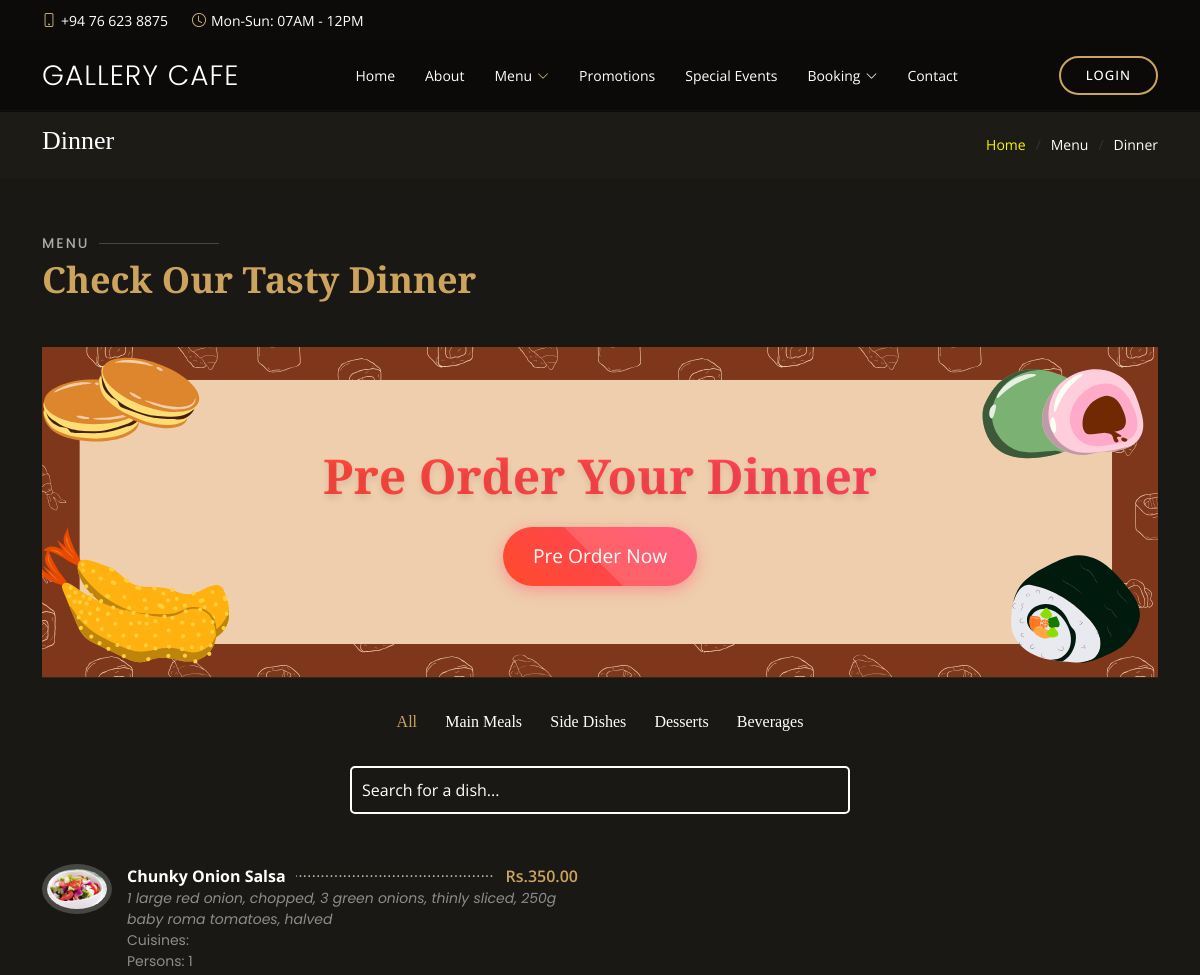
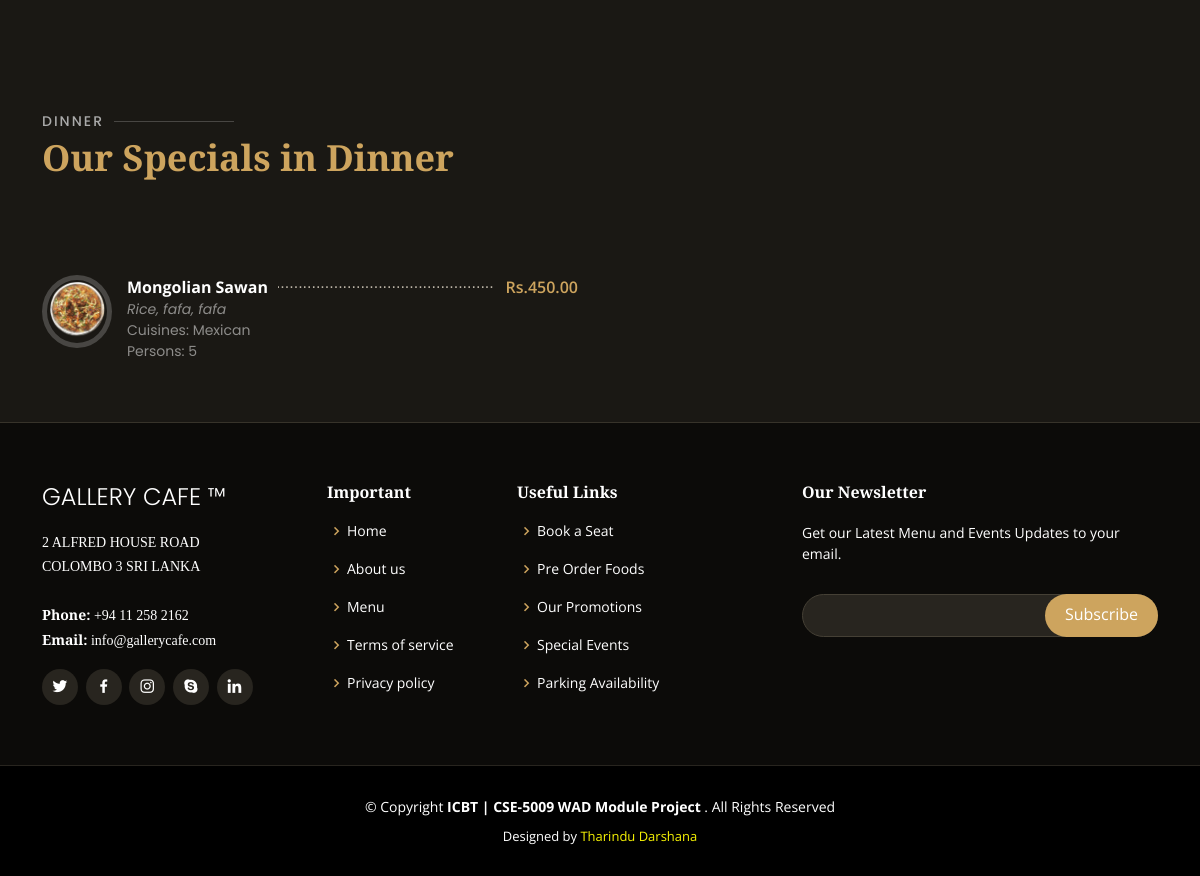
The page /pages/menu/dinner.php on the database its author committed (2 pictures, top to bottom).
### tables this page shows
CREATE TABLE `sidedishes` (
  `id` int(11) NOT NULL,
  `name` varchar(255) NOT NULL,
  `category` enum('Side-Dish') NOT NULL,
  `price` decimal(5,2) NOT NULL,
  `image_url` varchar(255) DEFAULT NULL,
  `description` text DEFAULT NULL,
  `ingredients` text DEFAULT NULL,
  `time` enum('Breakfast','Lunch','Tea Time','Dinner') NOT NULL,
  `persons` int(11) NOT NULL,
  `cuisines` text DEFAULT NULL
);

CREATE TABLE `specialmeals` (
  `id` int(11) NOT NULL,
  `name` varchar(255) NOT NULL,
  `category` enum('Special-Dish','Special-Beverage') NOT NULL,
  `price` decimal(5,2) NOT NULL,
  `image_url` varchar(255) DEFAULT NULL,
  `description` text DEFAULT NULL,
  `ingredients` text DEFAULT NULL,
  `time` enum('Breakfast','Lunch','Tea Time','Dinner') NOT NULL,
  `persons` int(11) NOT NULL,
  `cuisines` text DEFAULT NULL
);

### assets/database/menu/dinner-menu.php (called while the page is built, shortened)
<?php
include '../../assets/database/db-connection.php';
if ($conn) {
    $sql_menu = "SELECT * FROM MenuItems WHERE time = 'Dinner'";
    $result_menu = $conn->query($sql_menu);
    $sql_beverages = "SELECT * FROM Beverages WHERE time = 'Dinner'";
    $result_beverages = $conn->query($sql_beverages);
    $sql_desserts = "SELECT * FROM Desserts WHERE time = 'Dinner'";
    $result_desserts = $conn->query($sql_desserts);
    $sql_sidedishes = "SELECT * FROM Sidedishes WHERE time = 'Dinner'";
    $result_sidedishes = $conn->query($sql_sidedishes);
    $sql_specialmeals = "SELECT * FROM SpecialMeals WHERE time = 'Dinner'";
    $result_specialmeals = $conn->query($sql_specialmeals);
    $menu_items = array();
    $special_items = array();
    if ($result_sidedishes) {
        while ($row = $result_sidedishes->fetch_assoc()) {
            $menu_items[] = $row;
        }
    } else {
        echo "Error fetching Side Dishes: " . $conn->error;
    }
    if ($result_specialmeals) {
        while ($row = $result_specialmeals->fetch_assoc()) {
            $special_items[] = $row;
        }
    } else {
        echo "Error fetching Special Meals: " . $conn->error;
    }
} else {
    echo "Failed to connect to MySQL: " . $conn->connect_error;
}
return $menu_items;
return $special_items;
?>

### pages/menu/dinner.php (the view, shortened to what this page needs)
<?php
$menu_items = include '../../assets/database/menu/dinner-menu.php';
?>
<!DOCTYPE html>
<html lang="en">
<head>
    <link href="https://cdnjs.cloudflare.com/ajax/libs/animate.css/4.0.0/animate.compat.css" rel="stylesheet" />
    <link href="https://unpkg.com/aos@2.3.1/dist/aos.css" rel="stylesheet" />
    <link href="https://cdn.jsdelivr.net/npm/bootstrap@5.3.3/dist/css/bootstrap.min.css" rel="stylesheet" />
    <link href="https://cdn.jsdelivr.net/npm/bootstrap-icons@1.11.3/font/bootstrap-icons.min.css" rel="stylesheet" />
    <link href="https://unpkg.com/boxicons@2.1.4/css/boxicons.min.css" rel="stylesheet" />
    <link href="https://cdn.jsdelivr.net/npm/glightbox/dist/css/glightbox.min.css" rel="stylesheet" />
    <link href="https://cdn.jsdelivr.net/npm/swiper@11/swiper-bundle.min.css" rel="stylesheet" />
    <link href="../../assets/css/style.css" rel="stylesheet" />
</head>
<body>
    <div id="topbar" class="d-flex align-items-center fixed-top">
        <div class="container d-flex justify-content-center justify-content-md-between">
            <div class="contact-info d-flex align-items-center">
                <i class="bi bi-phone d-flex align-items-center"><span>+94 76 623 8875</span></i>
                <i class="bi bi-clock d-flex align-items-center ms-4"><span> Mon-Sun: 07AM - 12PM</span></i>
            </div>
        </div>
    </div>
    <header id="header" class="fixed-top d-flex align-items-cente">
        <div class="container-fluid container-xl d-flex align-items-center justify-content-lg-between">
            <h1 class="logo me-auto me-lg-0">
                <a href="../../index.php">Gallery Cafe</a>
            </h1>
            <nav id="navbar" class="navbar order-last order-lg-0">
                <ul>
                    <li><a class="nav-link" href="../../index.php">Home</a></li>
                    <li><a class="nav-link" href="../../about.php">About</a></li>
                    <li class="dropdown">
                        <a href="../../menu.php"><span>Menu</span> <i class="bi bi-chevron-down active"></i></a>
                    </li>
                    <li>
                        <a class="nav-link" href="../../promotions.php">Promotions</a>
                    </li>
                    <li>
                        <a class="nav-link" href="../../special-events.php">Special Events</a>
                    </li>
                    <li class="dropdown">
                        <a href="../../booking.php"><span>Booking</span> <i class="bi bi-chevron-down"></i></a>
                    </li>
                    <li><a class="nav-link" href="../../contact.php">Contact</a></li>
                </ul>
            </nav>
            <?php if (isset($_SESSION['username'])) : ?>
                <a class="book-a-table-btn scrollto d-none d-lg-flex" href="../account/my-account.php">My Bookings</a>
            <?php else : ?>
                <a class="book-a-table-btn scrollto d-none d-lg-flex" href="../account/login.php">Login</a>
            <?php endif; ?>
        </div>
    </header>
    <section class="breadcrumbs">
        <div class="container">
            <div class="d-flex justify-content-between align-items-center">
                <h2>Dinner</h2>
                <ol>
                    <li><a href="../../index.php">Home</a></li>
                    <li>Menu</li>
                    <li>Dinner</li>
                </ol>
            </div>
        </div>
    </section>
    <section id="menu" class="menu section-bg">
        <div class="container" data-aos="fade-up">
            <div class="section-title">
                <h2>Menu</h2>
                <p>Check Our Tasty Dinner</p>
            </div>
            <div class="preorder-banner" data-aos="fade-up" data-aos-delay="100">
                <div class="preorder-banner-content">
                    <h3><b>Pre Order Your Dinner</b></h3>
                    <a href="../booking/pre-order.php"><button class="preorder-btn">Pre Order Now</button></a>
                </div>
            </div>
            <div class="row" data-aos="fade-up" data-aos-delay="100">
                <div class="col-lg-12 d-flex justify-content-center">
                    <ul id="menu-flters">
                        <li data-filter="*" class="filter-active">All</li>
                        <li data-filter=".filter-Main-Meal">Main Meals</li>
                        <li data-filter=".filter-Side-Dish">Side Dishes</li>
                        <li data-filter=".filter-Dessert">Desserts</li>
                        <li data-filter=".filter-Beverage">Beverages</li>
                    </ul>
                </div>
            </div>
            <div class="row search-bar mt-3" data-aos="fade-up" data-aos-delay="100">
                <div class="col-lg-12 d-flex justify-content-center">
                    <input type="text" id="searchInput" class="form-control" placeholder="Search for a dish..." style="color: white" />
                </div>
            </div>
            <div class="row menu-container" data-aos="fade-up" data-aos-delay="200">
                <?php
                if (count($menu_items) > 0) {
                    foreach ($menu_items as $row) {
                        echo '<div class="col-lg-6 menu-item filter-' . $row["category"] . '">';
                        echo '<img src="../../assets/img/menu/' . $row["image_url"] . '" class="menu-img" alt="" />';
                        echo '<div class="menu-content">';
                        echo '<a href="#">' . $row["name"] . '</a><span>Rs.' . $row["price"] . '</span>';
                        echo '</div>';
                        echo '<div class="menu-ingredients">' . $row["ingredients"] . '</div>';
                        echo '<div class="menu-cuisines"> Cuisines: ' . $row["cuisines"] . '</div>';
                        echo '<div class="menu-cuisines"> Persons: ' . $row["persons"] .  '</div>';
                        echo '</div>';
                    }
                } else {
                    echo "No Dinner items found.";
                }
                ?>
            </div>
        </div>
    </section>
    <section id="menu" class="menu section-bg">
        <div class="container" data-aos="fade-up">
            <div class="section-title">
                <h2>Dinner</h2>
                <p>Our Specials in Dinner</p>
            </div>
            <div class="row menu-container" data-aos="fade-up" data-aos-delay="200">
                <?php
                if (count($special_items) > 0) {
                    foreach ($special_items as $row) {
                        echo '<div class="col-lg-6 menu-item filter-' . $row["category"] . '">';
                        echo '<img src="../../assets/img/menu/' . $row["image_url"] . '" class="menu-img" alt="" />';
                        echo '<div class="menu-content">';
                        echo '<a href="#">' . $row["name"] . '</a><span>Rs.' . $row["price"] . '</span>';
                        echo '</div>';
                        echo '<div class="menu-ingredients">' . $row["ingredients"] . '</div>';
                        echo '<div class="menu-cuisines"> Cuisines: ' . $row["cuisines"] . '</div>';
                        echo '<div class="menu-cuisines"> Persons: ' . $row["persons"] .  '</div>';
                        echo '</div>';
                    }
                } else {
                    echo "No Dinner Specials";
                }
                ?>
            </div>
        </div>
    </section>
    <footer id="footer">
        <div class="footer-top">
            <div class="container">
                <div class="row">
                    <div class="col-lg-3 col-md-6">
                        <div class="footer-info">
                            <h3>Gallery Cafe ™</h3>
                            <p>
                                2 ALFRED HOUSE ROAD <br />
                                COLOMBO 3 SRI LANKA<br /><br />
                                <strong>Phone:</strong> +94 11 258 2162 <br />
                                <strong>Email:</strong> info@gallerycafe.com<br />
                            </p>
                            <div class="social-links mt-3">
                                <a href="#" class="twitter"><i class="bx bxl-twitter"></i></a>
                                <a href="#" class="facebook"><i class="bx bxl-facebook"></i></a>
                                <a href="#" class="instagram"><i class="bx bxl-instagram"></i></a>
                                <a href="#" class="google-plus"><i class="bx bxl-skype"></i></a>
                                <a href="#" class="linkedin"><i class="bx bxl-linkedin"></i></a>
                            </div>
                        </div>
                    </div>
                    <div class="col-lg-2 col-md-6 footer-links">
                        <h4>Important</h4>
                        <ul>
                            <li>
                                <i class="bx bx-chevron-right"></i>
                                <a href="index.php">Home</a>
                            </li>
                            <li>
                                <i class="bx bx-chevron-right"></i>
                                <a href="about.php">About us</a>
                            </li>
                            <li>
                                <i class="bx bx-chevron-right"></i>
                                <a href="menu.php">Menu</a>
                            </li>
                            <li>
                                <i class="bx bx-chevron-right"></i>
                                <a href="terms-of-services.php">Terms of service</a>
                            </li>
                            <li>
                                <i class="bx bx-chevron-right"></i>
                                <a href="privacy-policy.php">Privacy policy</a>
                            </li>
                        </ul>
                    </div>
                    <div class="col-lg-3 col-md-6 footer-links">
                        <h4>Useful Links</h4>
                        <ul>
                            <li>
                                <i class="bx bx-chevron-right"></i>
                                <a href="pages/booking/table-reservation.php">Book a Seat</a>
                            </li>
                            <li>
                                <i class="bx bx-chevron-right"></i>
                                <a href="pages/booking/pre-order.php">Pre Order Foods</a>
                            </li>
                            <li>
                                <i class="bx bx-chevron-right"></i>
                                <a href="promotions.php">Our Promotions</a>
                            </li>
                            <li>
                                <i class="bx bx-chevron-right"></i>
                                <a href="special-events.php">Special Events</a>
                            </li>
                            <li>
                                <i class="bx bx-chevron-right"></i>
                                <a href="parking.html">Parking Availability</a>
                            </li>
                        </ul>
                    </div>
                    <div class="col-lg-4 col-md-6 footer-newsletter">
                        <h4>Our Newsletter</h4>
                        <p>Get our Latest Menu and Events Updates to your email.</p>
                        <form action="" method="post">
                            <input type="email" name="email" /><input type="submit" value="Subscribe" />
                        </form>
                    </div>
                </div>
            </div>
        </div>
        <div class="container">
            <div class="copyright">
                &copy; Copyright
                <strong><span>ICBT | CSE-5009 WAD Module Project </span></strong>. All
                Rights Reserved
            </div>
            <div class="credits">
                Designed by
                <a href="https://github.com/tdbpathiraja">Tharindu Darshana</a>
            </div>
        </div>
    </footer>
</body>
</html>

### rows shown on the page
sidedishes: image_url (picture), name "Chunky Onion Salsa", price "350.00", ingredients "1 large red onion, chopped, 3 green onions, thinly sliced, 250g baby roma tomatoes, halved", persons "1"
specialmeals: image_url (picture), name "Mongolian Sawan", price "450.00", ingredients "Rice, fafa, fafa", cuisines "Mexican", persons "5"
